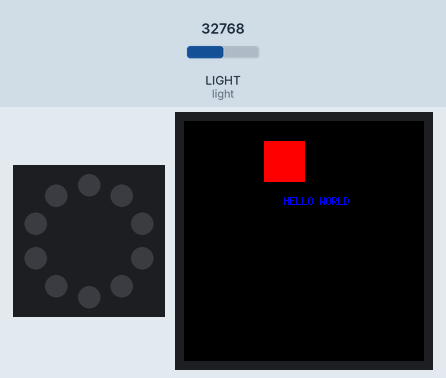
Bench run of a program on a simulated Circuit Playground running CircuitPython. Parts: the board's ring of 10 RGB LEDs (number 0 left of the top, counting anticlockwise), 240×240 colour display. The inputs (shaded band) are chosen by the test bench; at power-on: LIGHT (light) = 32768 (analog values on the 0–65535 scale). What the program prints to the serial console is not drawn.

Above: at 1.2 s.
1.3 s: LIGHT (light) set to 19660
4.3 s: LIGHT (light) set to 0
At 4.45 s:
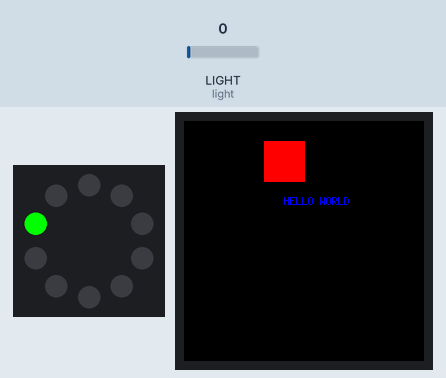
Timing chart, 0 to 7.3 s (numbered marks = the images above; inputs shaded):
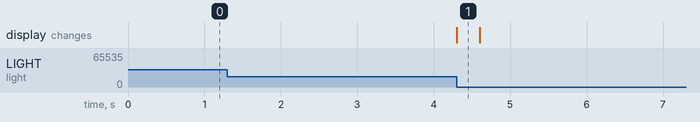

The program:

code.py
```python
import analogio
import board
import neopixel
import displayio
import terminalio
import time
from adafruit_display_text import label
from adafruit_gizmo import tft_gizmo
from adafruit_display_shapes.rect import Rect

# Create the TFT Gizmo display
display = tft_gizmo.TFT_Gizmo()

# Make the display context
splash = displayio.Group(max_size=10)
display.show(splash)

pixels = neopixel.NeoPixel(board.NEOPIXEL, 10, brightness=1.0)
light = analogio.AnalogIn(board.LIGHT)

rect = Rect(80, 20, 41, 41, fill=0xff0000)
splash.append(rect)


# Draw a label
# Set text, font, and color
text = "HELLO WORLD"
font = terminalio.FONT
color = 0x0000FF

# Create the text label
text_area = label.Label(font, text=text, color=color)

# Set the location
text_area.x = 100
text_area.y = 80
splash.append(text_area)

while True:

    #grab 5 values and then update display?

    pixels.fill((0, 0, 0))

    pixels[1] = (255, 0, 0)
    raw_red = light.value
    red = int(raw_red * (255 / 65535))

    pixels[1] = (0, 255, 0)
    raw_green = light.value
    green = int(raw_green * (255 / 65535))

    pixels[1] = (0, 0, 255)
    raw_blue = light.value
    blue = int(raw_blue * (255 / 65535))

    pixels.fill((0, 0, 0))

    print(red)

    # text_area.text = str(red)+ ":" + str(green) + ":" + str(blue)

    # rect.fill = hexColorString
```
